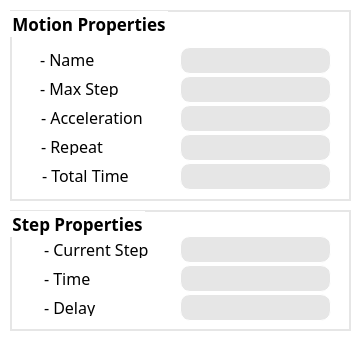
   <widget class="QWidget" name="properties_area" native="true">
    <property name="geometry">
     <rect>
      <x>610</x>
      <y>10</y>
      <width>361</width>
      <height>341</height>
     </rect>
    </property>
    <property name="styleSheet">
     <string notr="true">QWidget{
	background-color : white;
}</string>
    </property>
    <widget class="QGroupBox" name="gb_motor_properties">
     <property name="geometry">
      <rect>
       <x>10</x>
       <y>10</y>
       <width>341</width>
       <height>191</height>
      </rect>
     </property>
     <property name="font">
      <font>
       <family>TakaoPGothic</family>
       <pointsize>13</pointsize>
       <weight>75</weight>
       <bold>true</bold>
      </font>
     </property>
     <property name="styleSheet">
      <string notr="true">QGroupBox{
	border: 2px solid rgb(230,230,230); 
}</string>
     </property>
     <property name="title">
      <string>Motion Properties</string>
     </property>
     <widget class="QLabel" name="lb_name">
      <property name="geometry">
       <rect>
        <x>30</x>
        <y>41</y>
        <width>101</width>
        <height>17</height>
       </rect>
      </property>
      <property name="font">
       <font>
        <family>TakaoPGothic</family>
        <pointsize>12</pointsize>
        <weight>50</weight>
        <bold>false</bold>
        <underline>false</underline>
       </font>
      </property>
      <property name="text">
       <string>- Name</string>
      </property>
     </widget>
     <widget class="QLabel" name="lb_maxstep">
      <property name="geometry">
       <rect>
        <x>30</x>
        <y>70</y>
        <width>91</width>
        <height>17</height>
       </rect>
      </property>
      <property name="font">
       <font>
        <family>TakaoPGothic</family>
        <pointsize>12</pointsize>
        <weight>50</weight>
        <bold>false</bold>
        <underline>false</underline>
       </font>
      </property>
      <property name="text">
       <string>- Max Step</string>
      </property>
     </widget>
     <widget class="QLabel" name="lb_acceleration">
      <property name="geometry">
       <rect>
        <x>31</x>
        <y>99</y>
        <width>111</width>
        <height>17</height>
       </rect>
      </property>
      <property name="font">
       <font>
        <family>TakaoPGothic</family>
        <pointsize>12</pointsize>
        <weight>50</weight>
        <bold>false</bold>
        <underline>false</underline>
       </font>
      </property>
      <property name="text">
       <string>- Acceleration</string>
      </property>
     </widget>
     <widget class="QLabel" name="lb_repeat">
      <property name="geometry">
       <rect>
        <x>31</x>
        <y>128</y>
        <width>111</width>
        <height>17</height>
       </rect>
      </property>
      <property name="font">
       <font>
        <family>TakaoPGothic</family>
        <pointsize>12</pointsize>
        <weight>50</weight>
        <bold>false</bold>
        <underline>false</underline>
       </font>
      </property>
      <property name="text">
       <string>- Repeat</string>
      </property>
     </widget>
     <widget class="QLabel" name="lb_totaltime">
      <property name="geometry">
       <rect>
        <x>32</x>
        <y>157</y>
        <width>111</width>
        <height>17</height>
       </rect>
      </property>
      <property name="font">
       <font>
        <family>TakaoPGothic</family>
        <pointsize>12</pointsize>
        <weight>50</weight>
        <bold>false</bold>
        <underline>false</underline>
       </font>
      </property>
      <property name="text">
       <string>- Total Time</string>
      </property>
     </widget>
     <widget class="QLineEdit" name="le_name">
      <property name="geometry">
       <rect>
        <x>170</x>
        <y>37</y>
        <width>151</width>
        <height>27</height>
       </rect>
      </property>
      <property name="styleSheet">
       <string notr="true">QLineEdit{
	background-color : rgb(230, 230, 230);
	border : 1px solid white;
	border-radius: 10px;
}</string>
      </property>
     </widget>
     <widget class="QLineEdit" name="le_maxstep">
      <property name="geometry">
       <rect>
        <x>170</x>
        <y>66</y>
        <width>151</width>
        <height>27</height>
       </rect>
      </property>
      <property name="styleSheet">
       <string notr="true">QLineEdit{
	background-color : rgb(230, 230, 230);
	border : 1px solid white;
	border-radius: 10px;
}</string>
      </property>
     </widget>
     <widget class="QLineEdit" name="le_acceleration">
      <property name="geometry">
       <rect>
        <x>170</x>
        <y>95</y>
        <width>151</width>
        <height>27</height>
       </rect>
      </property>
      <property name="styleSheet">
       <string notr="true">QLineEdit{
	background-color : rgb(230, 230, 230);
	border : 1px solid white;
	border-radius: 10px;
}</string>
      </property>
     </widget>
     <widget class="QLineEdit" name="le_repeat">
      <property name="geometry">
       <rect>
        <x>170</x>
        <y>124</y>
        <width>151</width>
        <height>27</height>
       </rect>
      </property>
      <property name="styleSheet">
       <string notr="true">QLineEdit{
	background-color : rgb(230, 230, 230);
	border : 1px solid white;
	border-radius: 10px;
}</string>
      </property>
     </widget>
     <widget class="QLineEdit" name="le_tetaltime">
      <property name="geometry">
       <rect>
        <x>170</x>
        <y>153</y>
        <width>151</width>
        <height>27</height>
       </rect>
      </property>
      <property name="styleSheet">
       <string notr="true">QLineEdit{
	background-color : rgb(230, 230, 230);
	border : 1px solid white;
	border-radius: 10px;
}</string>
      </property>
     </widget>
    </widget>
    <widget class="QGroupBox" name="gb_step_properties">
     <property name="geometry">
      <rect>
       <x>10</x>
       <y>210</y>
       <width>341</width>
       <height>121</height>
      </rect>
     </property>
     <property name="font">
      <font>
       <family>TakaoPGothic</family>
       <pointsize>13</pointsize>
       <weight>75</weight>
       <bold>true</bold>
      </font>
     </property>
     <property name="styleSheet">
      <string notr="true">QGroupBox{
	border: 2px solid rgb(230, 230, 230)
}</string>
     </property>
     <property name="title">
      <string>Step Properties</string>
     </property>
     <widget class="QLabel" name="lb_delay">
      <property name="geometry">
       <rect>
        <x>34</x>
        <y>89</y>
        <width>111</width>
        <height>17</height>
       </rect>
      </property>
      <property name="font">
       <font>
        <family>TakaoPGothic</family>
        <pointsize>12</pointsize>
        <weight>50</weight>
        <bold>false</bold>
        <underline>false</underline>
       </font>
      </property>
      <property name="text">
       <string>- Delay</string>
      </property>
     </widget>
     <widget class="QLabel" name="lb_time">
      <property name="geometry">
       <rect>
        <x>34</x>
        <y>60</y>
        <width>81</width>
        <height>17</height>
       </rect>
      </property>
      <property name="font">
       <font>
        <family>TakaoPGothic</family>
        <pointsize>12</pointsize>
        <weight>50</weight>
        <bold>false</bold>
        <underline>false</underline>
       </font>
      </property>
      <property name="text">
       <string>- Time</string>
      </property>
     </widget>
     <widget class="QLabel" name="lb_currentstep">
      <property name="geometry">
       <rect>
        <x>34</x>
        <y>31</y>
        <width>131</width>
        <height>17</height>
       </rect>
      </property>
      <property name="font">
       <font>
        <family>TakaoPGothic</family>
        <pointsize>12</pointsize>
        <weight>50</weight>
        <bold>false</bold>
        <underline>false</underline>
       </font>
      </property>
      <property name="text">
       <string>- Current Step</string>
      </property>
     </widget>
     <widget class="QLineEdit" name="le_currentstep">
      <property name="geometry">
       <rect>
        <x>170</x>
        <y>26</y>
        <width>151</width>
        <height>27</height>
       </rect>
      </property>
      <property name="styleSheet">
       <string notr="true">QLineEdit{
	background-color : rgb(230, 230, 230);
	border : 1px solid white;
	border-radius: 10px;
}</string>
      </property>
     </widget>
     <widget class="QLineEdit" name="le_delay">
      <property name="geometry">
       <rect>
        <x>170</x>
        <y>84</y>
        <width>151</width>
        <height>27</height>
       </rect>
      </property>
      <property name="styleSheet">
       <string notr="true">QLineEdit{
	background-color : rgb(230, 230, 230);
	border : 1px solid white;
	border-radius: 10px;
}</string>
      </property>
     </widget>
     <widget class="QLineEdit" name="le_time">
      <property name="geometry">
       <rect>
        <x>170</x>
        <y>55</y>
        <width>151</width>
        <height>27</height>
       </rect>
      </property>
      <property name="styleSheet">
       <string notr="true">QLineEdit{
	background-color : rgb(230, 230, 230);
	border : 1px solid white;
	border-radius: 10px;
}</string>
      </property>
     </widget>
    </widget>
   </widget>
